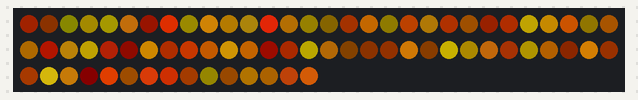
A sketch run on a simulated Arduino Uno, built with avr-gcc and run on an emulated ATmega328P. Shown: 75 RGB LEDs in strip order, left to right, continuing on the next row. Dim RGB values are drawn brighter than linear; random numbers use the default seed unless the sketch sets one.

Above: at 0.16 s.
At 5.04 s:
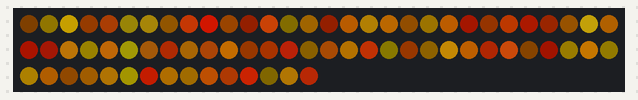
At 9.91 s:
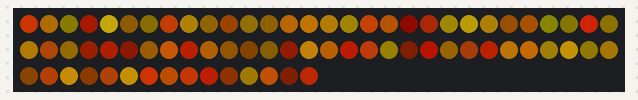
At 19.67 s:
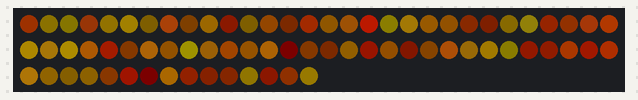
At 29.42 s:
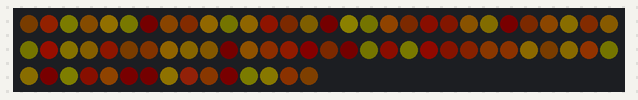
At 39.48 s:
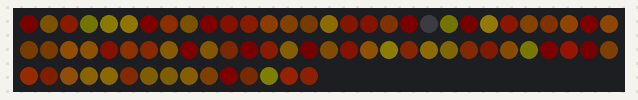

The sketch:

fastled_candlelight.ino
```cpp
//This is for a single LED to display as if it is a small candle or flame or a small lantern. You can edit the Hue range to change the color of the flame
// it works best when you keep the values in the same color range ie. red orange yellow. You can change the saturation to have less white and more of a fire vs a light source.
//And then the Value will allow and brighter consistent light or a bouncing dim to bright light.


#include <FastLED.h>
#define NUM_LEDS 75
#define LED_PIN 2
#define CLOCK_PIN 11
#define BRIGHTNESS 255


//===============================================================
CRGB leds[NUM_LEDS];

void setup() {
  // put your setup code here, to run once:
  FastLED.addLeds<WS2812B, LED_PIN, GRB>(leds, NUM_LEDS);
  FastLED.setMaxPowerInVoltsAndMilliamps(5, 500);
  FastLED.setBrightness(BRIGHTNESS);
  FastLED.clear();
  FastLED.show();

}

void loop() {
  for( int i = 0; i < NUM_LEDS; i++) {
    //leds[i] = CHSV( random8(26,45), random8(175,255), random8(50,255));
    leds[i] = CHSV( random8(10,60), random8(200,255), random8(50,255));
    FastLED.setBrightness(random8(0,BRIGHTNESS));
  }

FastLED.show();

}
```
